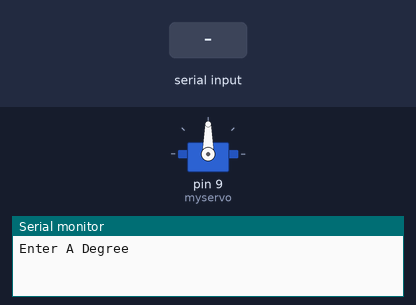
Bench run of a sketch on a simulated Arduino Uno, built with avr-gcc and run on an emulated ATmega328P. Parts: servo, the last lines printed to the serial monitor. The test bench sets the inputs (shaded band).

Above: at 1.2 s.
1.3 s: byte 30 received over Serial
At 1.6 s:
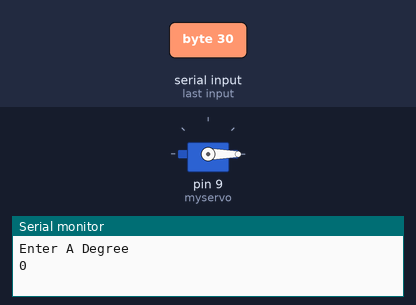
Timing chart, 0 to 4.3 s (numbered marks = the images above; inputs shaded):
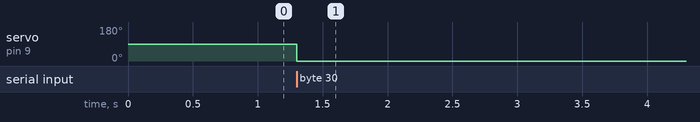

Measured:
- after the input at 1.3 s, servo on pin 9 (myservo): 90° → 0° at once

The sketch:

Sweep_Input_Test.ino
```cpp
/*
Sweep Input Test
Protoype Developed by Joshua O'Connor
PLZ dnt cpy :)
*/

#include <Servo.h>

Servo myservo;  // create servo object to control a servo
                // twelve servo objects can be created on most boards

int angle = 0;    // variable to store the servo position

void setup()
{
  myservo.attach(9);  // attaches the servo on pin 9 to the servo object
  Serial.begin(9600);
  Serial.println("Enter A Degree");
}

void loop()
{
  if (Serial.available())
  {
    char ch = Serial.read();
    myservo.write(angle);
    Serial.println(angle);
  }
}


  /*for(pos = 0; pos <= 180; pos += 1) // goes from 0 degrees to 180 degrees
  {                                  // in steps of 1 degree
    myservo.write(pos);              // tell servo to go to position in variable 'pos'
    delay(15);                       // waits 15ms for the servo to reach the position
  }
  for(pos = 180; pos>=0; pos-=1)     // goes from 180 degrees to 0 degrees
  {
    myservo.write(pos);              // tell servo to go to position in variable 'pos'
    delay(15);                       // waits 15ms for the servo to reach the position
  }*/
```
